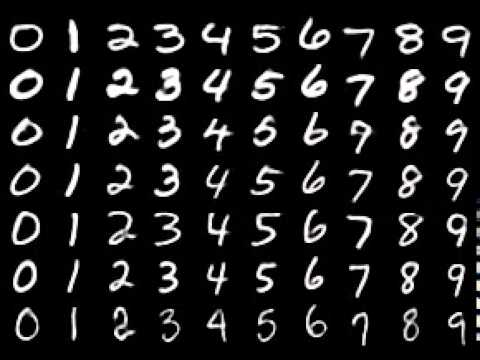
#> input picture Assignments/Computer_Vision/anmol_d/unwanted/image1.jpeg, 480 x 360 px, given in place of the camera
$ python 'Canny Edge Detection.py'
#> lines starting #> are read from the running program, lines starting #| are printed output that depends on the picture; after the words box and inside, x2 and y2 are one past the last pixel; in counts of white or black regions, pixels touching at a corner belong together
import cv2
import numpy as np


def greyscale(image):
    photo = np.array(image)
    rgb_weights = [0.2989, 0.5870, 0.1140]
    greyscaled = np.dot(photo, rgb_weights)
    return greyscaled


def convert_to_grayscale(image):
    # Convert the image to grayscale using the cv2.cvtColor() function.
    grayscale_image = cv2.cvtColor(image, cv2.COLOR_BGR2GRAY)

    return grayscale_image


# Create a VideoCapture object
cap = cv2.VideoCapture(0)
# Check if the webcam is opened
if not cap.isOpened():
    print("Error opening webcam")
    exit()
# Loop over the frames from the webcam
while True:
    # A)Canny edge detection
    # Capture the frame from the webcam
    ret, frame = cap.read()
#> frame is the input picture: shape (360, 480, 3); mean B, G, R 31.1, 31.1, 31.2
    # Do something with the frame
    greyed = convert_to_grayscale(frame)
    blurred = cv2.GaussianBlur(greyed, (3, 3), 1.0)
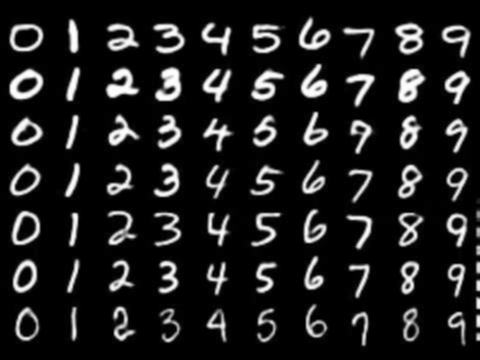
#> blurred: shape (360, 480); min 0, max 255, mean 31.1
    canny = cv2.Canny(blurred, 100, 200)
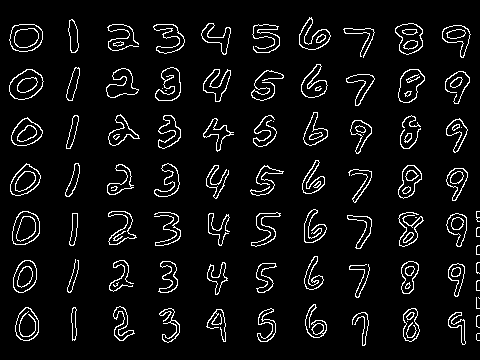
#> canny: shape (360, 480); 6.2% white in thin lines or dots, all inside (x1, y1, x2, y2) = (9, 17, 480, 346)

    # Show the frame
    cv2.imshow("Webcam", canny)
    key = cv2.waitKey(1)
#> (key Esc is pressed here)
    # If the key pressed is `c`, break from the loop
    if key == ord('c'):
        break
cap.release()
cv2.destroyAllWindows()
